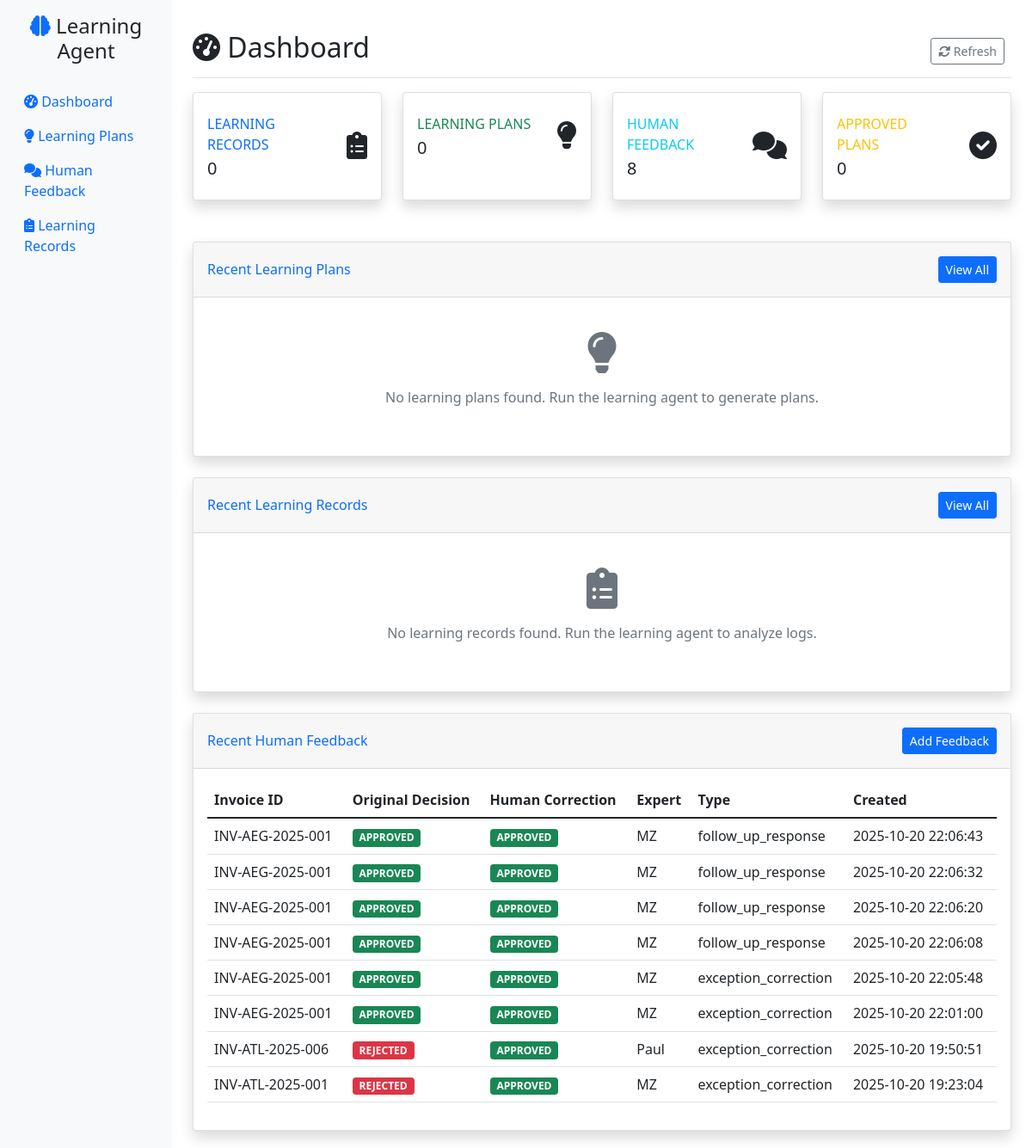
The page / on the database its author committed.
### tables this page shows
CREATE TABLE human_feedback (
                id INTEGER PRIMARY KEY AUTOINCREMENT,
                feedback_id TEXT UNIQUE NOT NULL,
                feedback_type TEXT NOT NULL,
                content TEXT NOT NULL,
                priority TEXT DEFAULT 'MEDIUM',
                status TEXT DEFAULT 'PENDING',
                created_at TIMESTAMP DEFAULT CURRENT_TIMESTAMP,
                expert_name TEXT,
                tags TEXT
            , invoice_id VARCHAR(100), original_agent_decision VARCHAR(50), human_correction VARCHAR(50), routing_queue VARCHAR(100), feedback_text TEXT, supporting_evidence JSON, learning_record_id INTEGER, conversation_id VARCHAR(100), is_initial_feedback BOOLEAN DEFAULT TRUE, parent_feedback_id INTEGER, llm_questions TEXT, human_responses TEXT, feedback_summary TEXT, conversation_status VARCHAR(20) DEFAULT 'active', quality_score REAL DEFAULT 0.0, conversation_history TEXT);

### web_gui/app.py (the view)
@app.route('/')
def dashboard():
    stats = db.get_database_stats()
    recent_plans = db.get_learning_plans()[:10]  # Last 10 plans
    recent_records = db.get_learning_records()[:10]  # Last 10 records
    recent_feedback = db.get_human_feedback()[:10]  # Last 10 feedback items
    return render_template('dashboard.html',
                         stats=stats,
                         recent_plans=recent_plans,
                         recent_records=recent_records,
                         recent_feedback=recent_feedback)

### web_gui/templates/dashboard.html (shortened to what this page needs)
{% extends "base.html" %}
{% block content %}
<div class="d-flex justify-content-between flex-wrap flex-md-nowrap align-items-center pt-3 pb-2 mb-3 border-bottom">
    <h1 class="h2"><i class="fas fa-tachometer-alt"></i> Dashboard</h1>
    <div class="btn-toolbar mb-2 mb-md-0">
        <div class="btn-group me-2">
            <button type="button" class="btn btn-sm btn-outline-secondary" onclick="location.reload()">
                <i class="fas fa-sync-alt"></i> Refresh
            </button>
        </div>
    </div>
</div>
<div class="row mb-4">
    <div class="col-xl-3 col-md-6 mb-4">
        <div class="card stat-card border-left-primary shadow h-100 py-2">
            <div class="card-body">
                <div class="row no-gutters align-items-center">
                    <div class="col mr-2">
                        <div class="text-xs font-weight-bold text-primary text-uppercase mb-1">
                            Learning Records
                        </div>
                        <div class="h5 mb-0 font-weight-bold text-gray-800">{{ stats.learning_records }}</div>
                    </div>
                    <div class="col-auto">
                        <i class="fas fa-clipboard-list fa-2x text-gray-300"></i>
                    </div>
                </div>
            </div>
        </div>
    </div>
    <div class="col-xl-3 col-md-6 mb-4">
        <div class="card stat-card border-left-success shadow h-100 py-2">
            <div class="card-body">
                <div class="row no-gutters align-items-center">
                    <div class="col mr-2">
                        <div class="text-xs font-weight-bold text-success text-uppercase mb-1">
                            Learning Plans
                        </div>
                        <div class="h5 mb-0 font-weight-bold text-gray-800">{{ stats.learning_plans }}</div>
                    </div>
                    <div class="col-auto">
                        <i class="fas fa-lightbulb fa-2x text-gray-300"></i>
                    </div>
                </div>
            </div>
        </div>
    </div>
    <div class="col-xl-3 col-md-6 mb-4">
        <div class="card stat-card border-left-info shadow h-100 py-2">
            <div class="card-body">
                <div class="row no-gutters align-items-center">
                    <div class="col mr-2">
                        <div class="text-xs font-weight-bold text-info text-uppercase mb-1">
                            Human Feedback
                        </div>
                        <div class="h5 mb-0 font-weight-bold text-gray-800">{{ stats.human_feedback }}</div>
                    </div>
                    <div class="col-auto">
                        <i class="fas fa-comments fa-2x text-gray-300"></i>
                    </div>
                </div>
            </div>
        </div>
    </div>
    <div class="col-xl-3 col-md-6 mb-4">
        <div class="card stat-card border-left-warning shadow h-100 py-2">
            <div class="card-body">
                <div class="row no-gutters align-items-center">
                    <div class="col mr-2">
                        <div class="text-xs font-weight-bold text-warning text-uppercase mb-1">
                            Approved Plans
                        </div>
                        <div class="h5 mb-0 font-weight-bold text-gray-800">{{ stats.approved_plans }}</div>
                    </div>
                    <div class="col-auto">
                        <i class="fas fa-check-circle fa-2x text-gray-300"></i>
                    </div>
                </div>
            </div>
        </div>
    </div>
</div>
<div class="row mb-4">
    <div class="col-12">
        <div class="card shadow">
            <div class="card-header py-3 d-flex flex-row align-items-center justify-content-between">
                <h6 class="m-0 font-weight-bold text-primary">Recent Learning Plans</h6>
                <a href="{{ url_for('learning_plans') }}" class="btn btn-sm btn-primary">View All</a>
            </div>
            <div class="card-body">
                {% if recent_plans %}
                    {% for plan in recent_plans %}
                    <div class="card learning-plan-card {{ plan.priority }}-priority mb-3">
                        <div class="card-body">
                            <div class="row">
                                <div class="col-md-8">
                                    <h6 class="card-title">{{ plan.title }}</h6>
                                    <p class="card-text text-muted">{{ plan.description[:200] }}{% if plan.description|length > 200 %}...{% endif %}</p>
                                    <small class="text-muted">
                                        <i class="fas fa-tag"></i> {{ plan.plan_type }} |
                                        <i class="fas fa-flag"></i> {{ plan.priority }} |
                                        <i class="fas fa-clock"></i> {{ plan.created_at|datetime_format }}
                                    </small>
                                </div>
                                <div class="col-md-4 text-end">
                                    <span class="badge bg-{{ 'success' if plan.status == 'approved' else 'warning' if plan.status == 'draft' else 'danger' if plan.status == 'rejected' else 'secondary' }}">
                                        {{ plan.status }}
                                    </span>
                                    <br>
                                    <a href="{{ url_for('learning_plan_detail', plan_id=plan.id) }}" class="btn btn-sm btn-outline-primary mt-2">
                                        <i class="fas fa-eye"></i> View Details
                                    </a>
                                </div>
                            </div>
                        </div>
                    </div>
                    {% endfor %}
                {% else %}
                    <div class="text-center text-muted py-4">
                        <i class="fas fa-lightbulb fa-3x mb-3"></i>
                        <p>No learning plans found. Run the learning agent to generate plans.</p>
                    </div>
                {% endif %}
            </div>
        </div>
    </div>
</div>
<div class="row mb-4">
    <div class="col-12">
        <div class="card shadow">
            <div class="card-header py-3 d-flex flex-row align-items-center justify-content-between">
                <h6 class="m-0 font-weight-bold text-primary">Recent Learning Records</h6>
                <a href="{{ url_for('learning_records') }}" class="btn btn-sm btn-primary">View All</a>
            </div>
            <div class="card-body">
                {% if recent_records %}
                    <div class="table-responsive">
                        <table class="table table-hover">
                            <thead>
                                <tr>
                                    <th>Source</th>
                                    <th>Learning Opportunity</th>
                                    <th>Confidence</th>
                                    <th>Status</th>
                                    <th>Created</th>
                                </tr>
                            </thead>
                            <tbody>
                                {% for record in recent_records %}
                                <tr>
                                    <td>
                                        <span class="badge bg-info">{{ record.source_type }}</span>
                                        <br>
                                        <small class="text-muted">{{ record.source_file }}</small>
                                    </td>
                                    <td>{{ record.learning_opportunity[:100] }}{% if record.learning_opportunity|length > 100 %}...{% endif %}</td>
                                    <td>
                                        <div class="progress" style="height: 20px;">
                                            <div class="progress-bar" role="progressbar" style="width: {{ record.confidence_score * 100 }}%">
                                                {{ (record.confidence_score * 100)|round(1) }}%
                                            </div>
                                        </div>
                                    </td>
                                    <td>
                                        <span class="badge bg-{{ 'success' if record.status == 'analyzed' else 'warning' if record.status == 'pending' else 'secondary' }}">
                                            {{ record.status }}
                                        </span>
                                    </td>
                                    <td>{{ record.created_at|datetime_format }}</td>
                                </tr>
                                {% endfor %}
                            </tbody>
                        </table>
                    </div>
                {% else %}
                    <div class="text-center text-muted py-4">
                        <i class="fas fa-clipboard-list fa-3x mb-3"></i>
                        <p>No learning records found. Run the learning agent to analyze logs.</p>
                    </div>
                {% endif %}
            </div>
        </div>
    </div>
</div>
<div class="row">
    <div class="col-12">
        <div class="card shadow">
            <div class="card-header py-3 d-flex flex-row align-items-center justify-content-between">
                <h6 class="m-0 font-weight-bold text-primary">Recent Human Feedback</h6>
                <a href="{{ url_for('feedback') }}" class="btn btn-sm btn-primary">Add Feedback</a>
            </div>
            <div class="card-body">
                {% if recent_feedback %}
                    <div class="table-responsive">
                        <table class="table table-hover">
                            <thead>
                                <tr>
                                    <th>Invoice ID</th>
                                    <th>Original Decision</th>
                                    <th>Human Correction</th>
                                    <th>Expert</th>
                                    <th>Type</th>
                                    <th>Created</th>
                                </tr>
                            </thead>
                            <tbody>
                                {% for feedback in recent_feedback %}
                                <tr>
                                    <td>{{ feedback.invoice_id }}</td>
                                    <td>
                                        <span class="badge bg-{{ 'danger' if feedback.original_agent_decision == 'REJECTED' else 'success' if feedback.original_agent_decision == 'APPROVED' else 'warning' }}">
                                            {{ feedback.original_agent_decision }}
                                        </span>
                                    </td>
                                    <td>
                                        <span class="badge bg-{{ 'success' if feedback.human_correction == 'APPROVED' else 'danger' if feedback.human_correction == 'REJECTED' else 'warning' }}">
                                            {{ feedback.human_correction }}
                                        </span>
                                    </td>
                                    <td>{{ feedback.expert_name or 'Unknown' }}</td>
                                    <td>{{ feedback.feedback_type or 'N/A' }}</td>
                                    <td>{{ feedback.created_at|datetime_format }}</td>
                                </tr>
                                {% endfor %}
                            </tbody>
                        </table>
                    </div>
                {% else %}
                    <div class="text-center text-muted py-4">
                        <i class="fas fa-comments fa-3x mb-3"></i>
                        <p>No human feedback found. Add feedback to help improve the system.</p>
                    </div>
                {% endif %}
            </div>
        </div>
    </div>
</div>
{% endblock %}

### web_gui/templates/base.html (shortened to what this page needs)
<!DOCTYPE html>
<html lang="en">
<head>
    <link href="https://cdn.jsdelivr.net/npm/bootstrap@5.1.3/dist/css/bootstrap.min.css" rel="stylesheet">
    <link href="https://cdnjs.cloudflare.com/ajax/libs/font-awesome/6.0.0/css/all.min.css" rel="stylesheet">
</head>
<body>
    <div class="container-fluid">
        <div class="row">
            <nav class="col-md-3 col-lg-2 d-md-block sidebar collapse">
                <div class="position-sticky pt-3">
                    <div class="text-center mb-4">
                        <h4><i class="fas fa-brain text-primary"></i> Learning Agent</h4>
                    </div>
                    <ul class="nav flex-column">
                        <li class="nav-item">
                            <a class="nav-link {% if request.endpoint == 'dashboard' %}active{% endif %}" href="{{ url_for('dashboard') }}">
                                <i class="fas fa-tachometer-alt"></i> Dashboard
                            </a>
                        </li>
                        <li class="nav-item">
                            <a class="nav-link {% if request.endpoint == 'learning_plans' %}active{% endif %}" href="{{ url_for('learning_plans') }}">
                                <i class="fas fa-lightbulb"></i> Learning Plans
                            </a>
                        </li>
                        <li class="nav-item">
                            <a class="nav-link {% if request.endpoint == 'feedback' %}active{% endif %}" href="{{ url_for('feedback') }}">
                                <i class="fas fa-comments"></i> Human Feedback
                            </a>
                        </li>
                        <li class="nav-item">
                            <a class="nav-link {% if request.endpoint == 'learning_records' %}active{% endif %}" href="{{ url_for('learning_records') }}">
                                <i class="fas fa-clipboard-list"></i> Learning Records
                            </a>
                        </li>
                    </ul>
                </div>
            </nav>
            <main class="col-md-9 ms-sm-auto col-lg-10 px-md-4 main-content">
                {% block content %}{% endblock %}
            </main>
        </div>
    </div>
</body>
</html>

### rows shown on the page
human_feedback: invoice_id "INV-AEG-2025-001", original_agent_decision "APPROVED", human_correction "APPROVED", expert_name "MZ", feedback_type "follow_up_response", created_at "2025-10-20 22:06:43"
human_feedback: invoice_id "INV-AEG-2025-001", original_agent_decision "APPROVED", human_correction "APPROVED", expert_name "MZ", feedback_type "follow_up_response", created_at "2025-10-20 22:06:32"
human_feedback: invoice_id "INV-AEG-2025-001", original_agent_decision "APPROVED", human_correction "APPROVED", expert_name "MZ", feedback_type "follow_up_response", created_at "2025-10-20 22:06:20"
human_feedback: invoice_id "INV-AEG-2025-001", original_agent_decision "APPROVED", human_correction "APPROVED", expert_name "MZ", feedback_type "follow_up_response", created_at "2025-10-20 22:06:08"
human_feedback: invoice_id "INV-AEG-2025-001", original_agent_decision "APPROVED", human_correction "APPROVED", expert_name "MZ", feedback_type "exception_correction", created_at "2025-10-20 22:05:48"
human_feedback: invoice_id "INV-AEG-2025-001", original_agent_decision "APPROVED", human_correction "APPROVED", expert_name "MZ", feedback_type "exception_correction", created_at "2025-10-20 22:01:00"
human_feedback: invoice_id "INV-ATL-2025-006", original_agent_decision "REJECTED", human_correction "APPROVED", expert_name "Paul", feedback_type "exception_correction", created_at "2025-10-20 19:50:51"
human_feedback: invoice_id "INV-ATL-2025-001", original_agent_decision "REJECTED", human_correction "APPROVED", expert_name "MZ", feedback_type "exception_correction", created_at "2025-10-20 19:23:04"

### other values the page prints
{{ stats.learning_records }} "0"
{{ stats.learning_plans }} "0"
{{ stats.human_feedback }} "8"
{{ stats.approved_plans }} "0"
